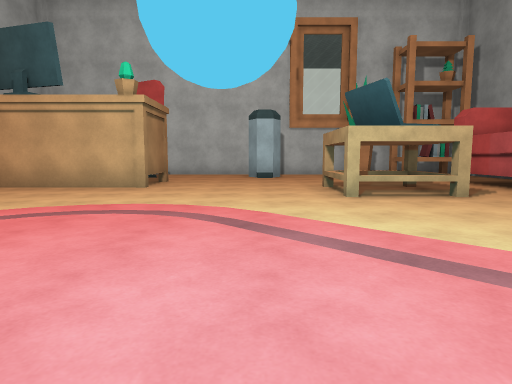
view 1 (above)

16 first-person views from a walk through a scene from a Unity 3-D project. The camera is 1.2 m above the floor, tilts 6° down and sees 75° across. The floor is counted in squares, 2 m on a side. Each view is taken from the middle of a square. On the plan, view 1 faces up. The plan holds only what a view shows up to about 10 squares ahead; the rest is blank. The place goes on beyond the plan. Surface patterns are stand-ins for the level's own textures.

view 2
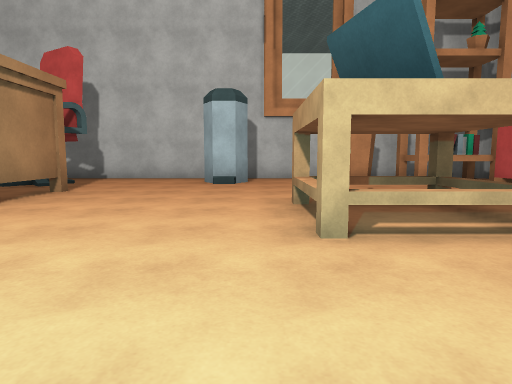

view 3
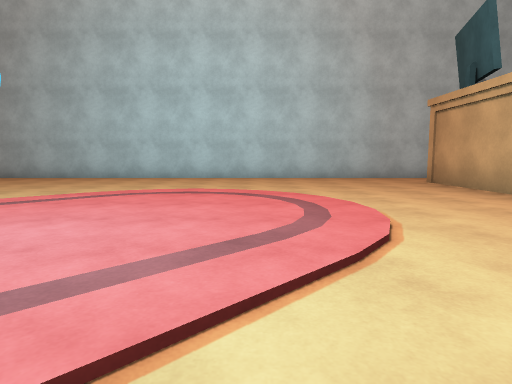

view 4
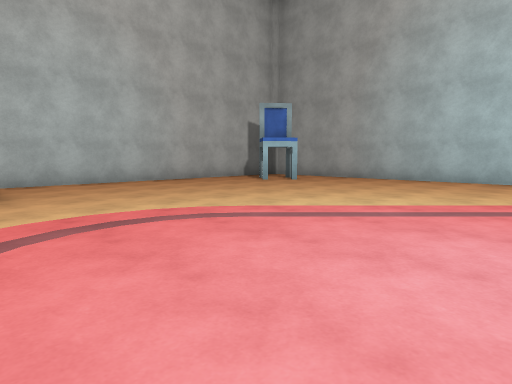

view 5
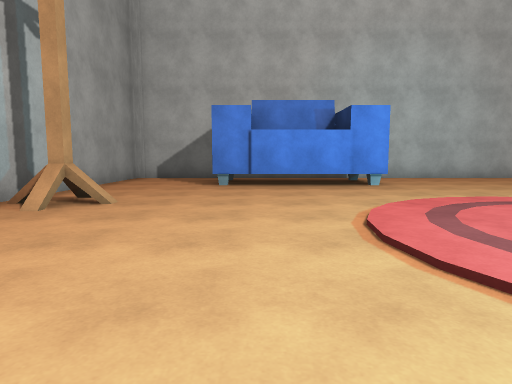

view 6
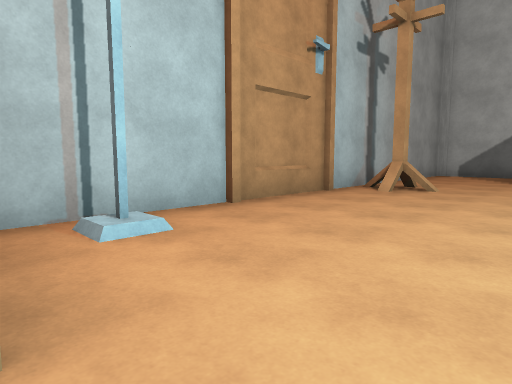

view 7
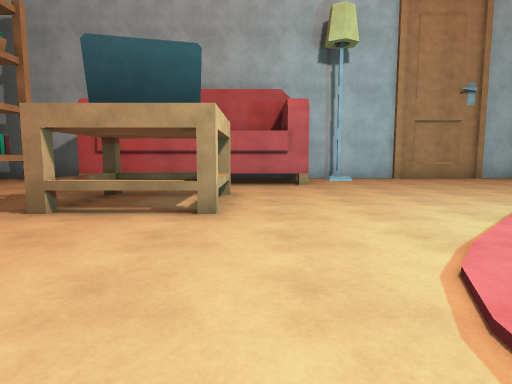

view 8
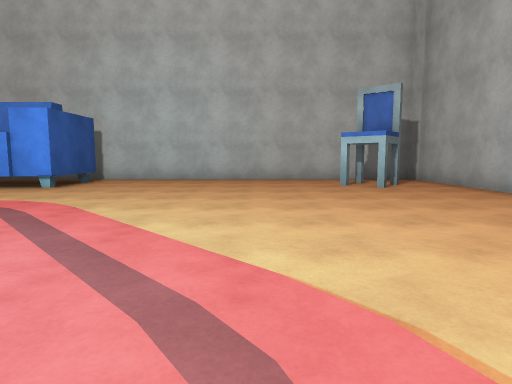

view 9
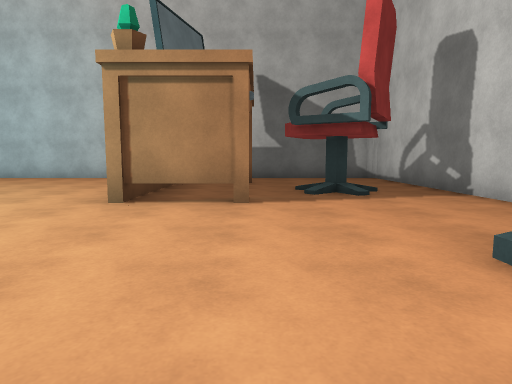

view 10
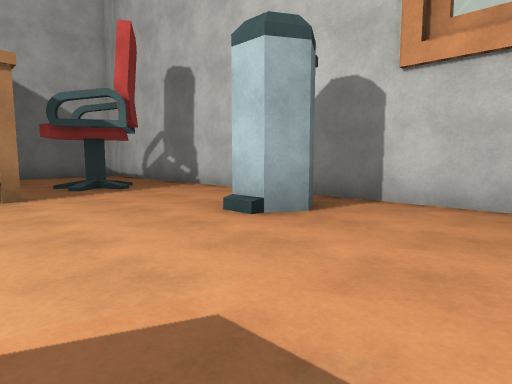

view 11
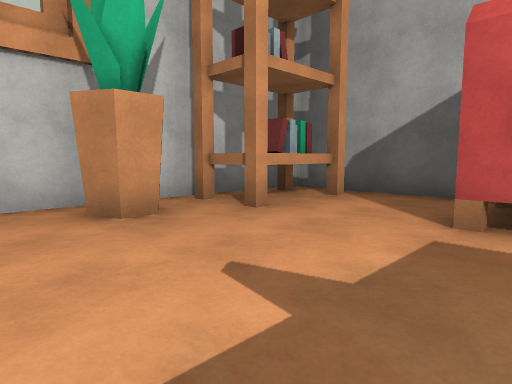

view 12
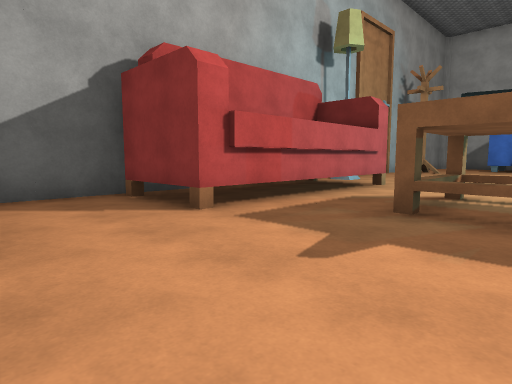

view 13
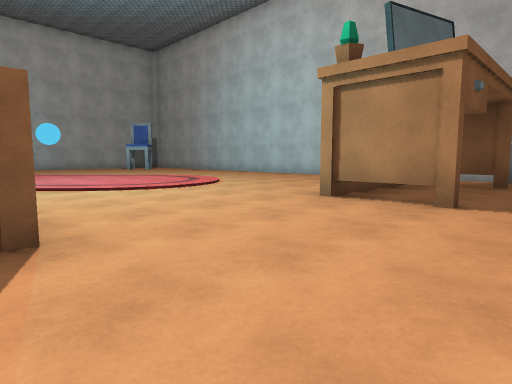

view 14
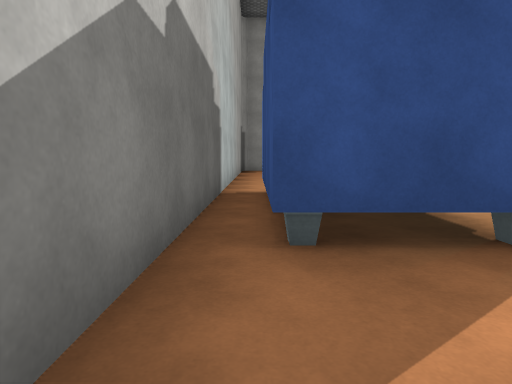

view 15
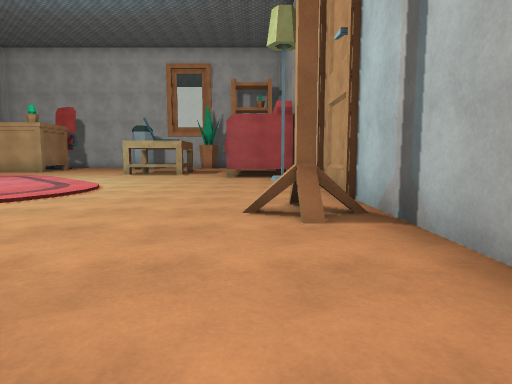

view 16
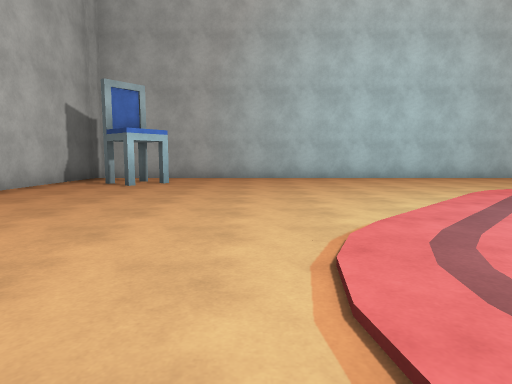

### Floor plan
Points are (right, up) in squares from view 1. A wall is a line through its corners. A room is listed if a view was taken in it or the views show most of it. See-through windows are left out.
Room 1 (views 1, 2, 3, 4, 5, 6, 7, 8, 9, 10, 11, 12, 13, 14, 15, 16)
walls: (7.1, 3.9) (5.1, 3.9) (5.1, 8.8) (7.1, 8.8); (7.4, 8.6) (7.4, 12.4) (-7.6, 12.4) (-7.6, -7.6) (7.4, -7.6) (7.4, 5.8); (4.9, -5.4) (4.9, -6.9) (2, -6.9); (1.3, -7) (1.3, -4.9) (5, -4.9)
objects: other object (-6, -6) to (-5, -5); other object (-6, 7) to (-2, 9); other object (-4, 10); bin (0, 11); table (2, 6) to (3, 7); plant (4, 12); bookshelf (5, 11); books (6, 11) to (6, 12); rack (7, -2)

Positions as (right, up) in squares from view 1, and headings:
1: (0, 0), facing up
2: (1, 3), facing up
3: (2, 3), facing left
4: (2, 1), facing down-left
5: (4, 2), facing down
6: (4, 4), facing down-right
7: (-2, 5), facing right
8: (-3, 2), facing down
9: (2, 9), facing left
10: (3, 8), facing up-left
11: (2, 8), facing up-right
12: (2, 11), facing down-right
13: (2, 10), facing down-left
14: (7, -7), facing left
15: (6, -6), facing up
16: (2, -3), facing left
